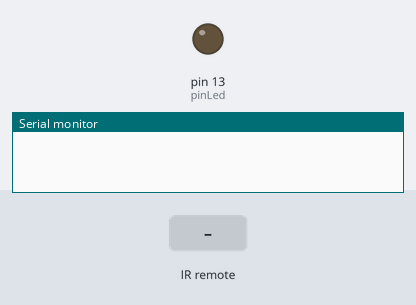
Bench run of a sketch on a simulated Arduino Uno, built with avr-gcc and run on an emulated ATmega328P. Parts: output pins drawn as LEDs (lit = HIGH), the last lines printed to the serial monitor. The test bench sets the inputs (shaded band).

Above: at 1.2 s.
1.3 s: infrared code 0xFF30CF received
At 1.9 s:
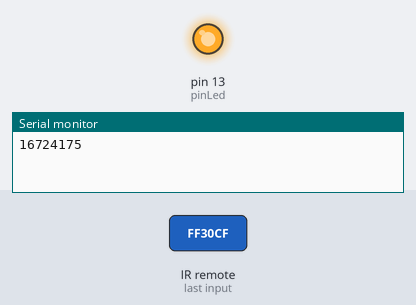
2.8 s: infrared code 0xFF6897 received
At 3.1 s:
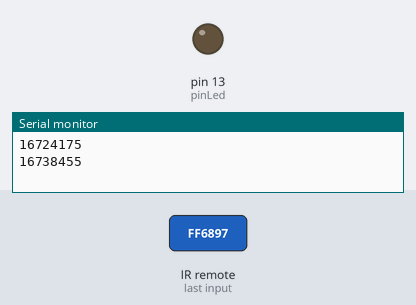
Timing chart, 0 to 5.8 s (numbered marks = the images above; inputs shaded):
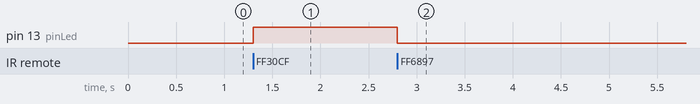

Measured:
- after the input at 1.3 s, pin 13 (pinLed): LOW → HIGH at once
- after the input at 2.8 s, pin 13 (pinLed): HIGH → LOW at once

The sketch:

IR.ino
```cpp
#include <IRremote.h>
int pinIR = 10; //set D10 as input signal pin
int pinLed = 13;
IRrecv irrecv(pinIR);
decode_results signals;
void setup()
{
    pinMode(pinLed,OUTPUT);
    Serial.begin(9600);
    irrecv.enableIRIn(); // enable input from IR receiver
}
void loop() {
if (irrecv.decode(&signals)) {
        Serial.println(signals.value);
        switch(signals.value){
          case 16738455:
            digitalWrite(pinLed,LOW);
            break;
          case 16724175:
            digitalWrite(pinLed,HIGH);
            break;
          default:
            // digitalWrite(pinLed,LOW);
            break;
          }
        irrecv.resume(); // get the next signal
    }
}

// 16724175 = 1
// 16738455 = 0
```
